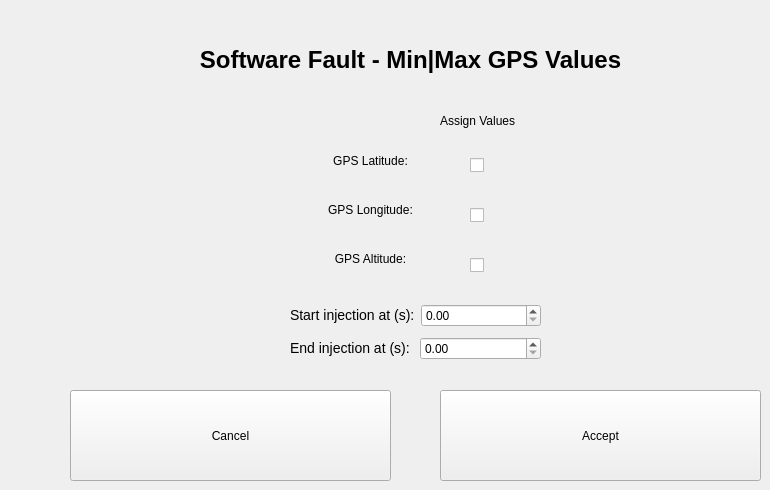
   <widget class="QWidget" name="page_5">
    <widget class="QLabel" name="label_6">
     <property name="geometry">
      <rect>
       <x>100</x>
       <y>30</y>
       <width>621</width>
       <height>61</height>
      </rect>
     </property>
     <property name="toolTip">
      <string>&lt;html&gt;&lt;head/&gt;&lt;body&gt;&lt;p align=&quot;center&quot;&gt;&lt;br/&gt;&lt;/p&gt;&lt;/body&gt;&lt;/html&gt;</string>
     </property>
     <property name="whatsThis">
      <string>&lt;html&gt;&lt;head/&gt;&lt;body&gt;&lt;p align=&quot;center&quot;&gt;&lt;br/&gt;&lt;/p&gt;&lt;/body&gt;&lt;/html&gt;</string>
     </property>
     <property name="styleSheet">
      <string notr="true">font-size: 24px;
font-weight: bold;</string>
     </property>
     <property name="text">
      <string>&lt;html&gt;&lt;head/&gt;&lt;body&gt;&lt;p&gt;&lt;span style=&quot; color:#000000;&quot;&gt;Software Fault - Min|Max GPS Values&lt;/span&gt;&lt;/p&gt;&lt;/body&gt;&lt;/html&gt;</string>
     </property>
     <property name="alignment">
      <set>Qt::AlignCenter</set>
     </property>
    </widget>
    <widget class="QPushButton" name="buttonGPSInjectionContinue_5">
     <property name="enabled">
      <bool>true</bool>
     </property>
     <property name="geometry">
      <rect>
       <x>440</x>
       <y>390</y>
       <width>321</width>
       <height>91</height>
      </rect>
     </property>
     <property name="styleSheet">
      <string notr="true"/>
     </property>
     <property name="text">
      <string>Accept</string>
     </property>
    </widget>
    <widget class="QWidget" name="layoutWidget_11">
     <property name="geometry">
      <rect>
       <x>290</x>
       <y>300</y>
       <width>251</width>
       <height>64</height>
      </rect>
     </property>
     <layout class="QVBoxLayout" name="verticalLayout_6">
      <item>
       <layout class="QHBoxLayout" name="horizontalLayout_15">
        <item>
         <widget class="QLabel" name="label_21">
          <property name="styleSheet">
           <string notr="true">font-size: 14px;</string>
          </property>
          <property name="text">
           <string>&lt;html&gt;&lt;head/&gt;&lt;body&gt;&lt;p&gt;&lt;span style=&quot; color:#000000;&quot;&gt;Start injection at (s):&lt;/span&gt;&lt;/p&gt;&lt;/body&gt;&lt;/html&gt;</string>
          </property>
         </widget>
        </item>
        <item>
         <widget class="QDoubleSpinBox" name="doubleSpinBox_startInjection_6">
          <property name="styleSheet">
           <string notr="true">qproperty-toolTip: &quot;Seconds after takeoff considered to start injection&quot;;</string>
          </property>
         </widget>
        </item>
       </layout>
      </item>
      <item>
       <layout class="QHBoxLayout" name="horizontalLayout_16">
        <item>
         <widget class="QLabel" name="label_24">
          <property name="styleSheet">
           <string notr="true">font-size: 14px;</string>
          </property>
          <property name="text">
           <string>&lt;html&gt;&lt;head/&gt;&lt;body&gt;&lt;p&gt;&lt;span style=&quot; color:#000000;&quot;&gt;End injection at (s): &lt;/span&gt;&lt;/p&gt;&lt;/body&gt;&lt;/html&gt;</string>
          </property>
         </widget>
        </item>
        <item>
         <widget class="QDoubleSpinBox" name="doubleSpinBox_endInjection_6">
          <property name="styleSheet">
           <string notr="true">qproperty-toolTip: &quot;Seconds after takeoff considered to end injection&quot;;</string>
          </property>
         </widget>
        </item>
       </layout>
      </item>
     </layout>
    </widget>
    <widget class="QWidget" name="layoutWidget_12">
     <property name="geometry">
      <rect>
       <x>310</x>
       <y>140</y>
       <width>121</width>
       <height>141</height>
      </rect>
     </property>
     <layout class="QVBoxLayout" name="verticalLayout_11">
      <item>
       <widget class="QLabel" name="labelGPSLatInjection_5">
        <property name="styleSheet">
         <string notr="true"/>
        </property>
        <property name="text">
         <string>&lt;html&gt;&lt;head/&gt;&lt;body&gt;&lt;p&gt;&lt;span style=&quot; color:#000000;&quot;&gt;GPS Latitude:&lt;/span&gt;&lt;/p&gt;&lt;/body&gt;&lt;/html&gt;</string>
        </property>
        <property name="alignment">
         <set>Qt::AlignCenter</set>
        </property>
       </widget>
      </item>
      <item>
       <widget class="QLabel" name="labelGPSLonInjection_5">
        <property name="styleSheet">
         <string notr="true"/>
        </property>
        <property name="text">
         <string>&lt;html&gt;&lt;head/&gt;&lt;body&gt;&lt;p&gt;&lt;span style=&quot; color:#000000;&quot;&gt;GPS Longitude:&lt;/span&gt;&lt;/p&gt;&lt;/body&gt;&lt;/html&gt;</string>
        </property>
        <property name="alignment">
         <set>Qt::AlignCenter</set>
        </property>
       </widget>
      </item>
      <item>
       <widget class="QLabel" name="labelGPSAltInjection_5">
        <property name="styleSheet">
         <string notr="true"/>
        </property>
        <property name="text">
         <string>&lt;html&gt;&lt;head/&gt;&lt;body&gt;&lt;p&gt;&lt;span style=&quot; color:#000000;&quot;&gt;GPS Altitude:&lt;/span&gt;&lt;/p&gt;&lt;/body&gt;&lt;/html&gt;</string>
        </property>
        <property name="alignment">
         <set>Qt::AlignCenter</set>
        </property>
       </widget>
      </item>
     </layout>
    </widget>
    <widget class="QCheckBox" name="checkboxGPSAltInjection_2">
     <property name="geometry">
      <rect>
       <x>470</x>
       <y>250</y>
       <width>31</width>
       <height>31</height>
      </rect>
     </property>
     <property name="sizePolicy">
      <sizepolicy hsizetype="Preferred" vsizetype="Preferred">
       <horstretch>0</horstretch>
       <verstretch>0</verstretch>
      </sizepolicy>
     </property>
     <property name="styleSheet">
      <string notr="true">QCheckBox::Indicator {width: 30px; height: 30px; image: url(:/Logos/images/unchecked_checkbox.png);} 
QCheckBox::indicator::checked{width: 30px; height: 30px; image: url(:/Logos/images/checked_checkbox.png);}</string>
     </property>
     <property name="text">
      <string/>
     </property>
    </widget>
    <widget class="QCheckBox" name="checkboxGPSLatInjection_2">
     <property name="geometry">
      <rect>
       <x>470</x>
       <y>150</y>
       <width>31</width>
       <height>31</height>
      </rect>
     </property>
     <property name="sizePolicy">
      <sizepolicy hsizetype="Preferred" vsizetype="Preferred">
       <horstretch>0</horstretch>
       <verstretch>0</verstretch>
      </sizepolicy>
     </property>
     <property name="styleSheet">
      <string notr="true">QCheckBox::Indicator{width: 30px; height: 30px; image: url(:/Logos/images/unchecked_checkbox.png);} 
QCheckBox::indicator::checked{width: 30px; height: 30px; image: url(:/Logos/images/checked_checkbox.png);}
</string>
     </property>
     <property name="text">
      <string/>
     </property>
    </widget>
    <widget class="QCheckBox" name="checkboxGPSLonInjection_2">
     <property name="geometry">
      <rect>
       <x>470</x>
       <y>200</y>
       <width>31</width>
       <height>31</height>
      </rect>
     </property>
     <property name="sizePolicy">
      <sizepolicy hsizetype="Preferred" vsizetype="Preferred">
       <horstretch>0</horstretch>
       <verstretch>0</verstretch>
      </sizepolicy>
     </property>
     <property name="styleSheet">
      <string notr="true">QCheckBox::Indicator {width: 30px; height: 30px; image: url(:/Logos/images/unchecked_checkbox.png);} 
QCheckBox::indicator::checked{width: 30px; height: 30px; image: url(:/Logos/images/checked_checkbox.png);}</string>
     </property>
     <property name="text">
      <string/>
     </property>
    </widget>
    <widget class="QLabel" name="label">
     <property name="geometry">
      <rect>
       <x>440</x>
       <y>100</y>
       <width>101</width>
       <height>41</height>
      </rect>
     </property>
     <property name="styleSheet">
      <string notr="true">qproperty-toolTip:&quot;Choose whether to consider GPS Latitude, &lt;br&gt;Longitude or Altitude for Min|Max injection&quot;;</string>
     </property>
     <property name="text">
      <string>Assign Values</string>
     </property>
    </widget>
    <widget class="QPushButton" name="buttonGPSInjectionCancel_4">
     <property name="enabled">
      <bool>true</bool>
     </property>
     <property name="geometry">
      <rect>
       <x>70</x>
       <y>390</y>
       <width>321</width>
       <height>91</height>
      </rect>
     </property>
     <property name="styleSheet">
      <string notr="true"/>
     </property>
     <property name="text">
      <string>Cancel</string>
     </property>
    </widget>
   </widget>
